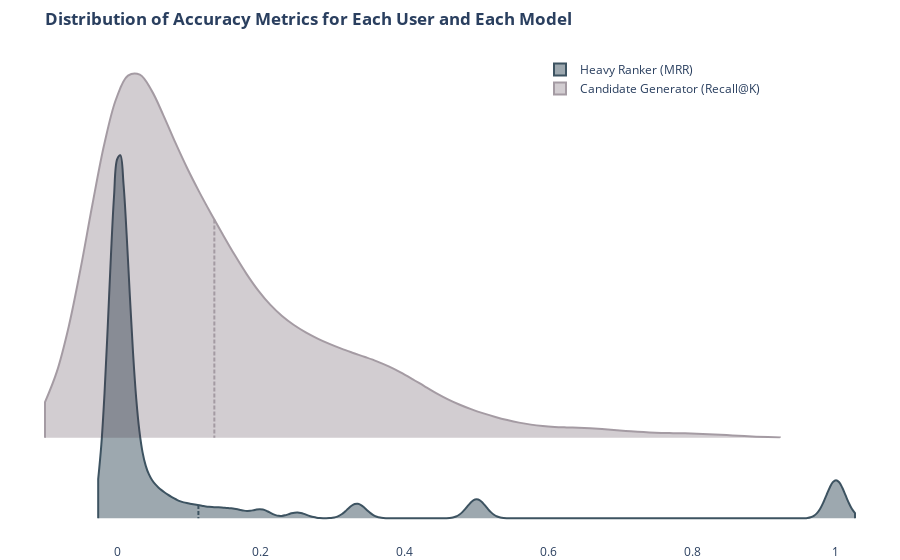

The code cell stored with this chart in its notebook:
### Code cell
# the distribution of MRR 

data = {'Heavy Ranker (MRR)': [x['MRR'] for x in dataset], 'Candidate Generator (Recall@K)': [x['recall@5000'] for x in dataset]}
ops = [1, 0.5]
colors = ['#3D5361', '#4C3949']
fig = go.Figure()
for data_line, color, op in zip(data.keys(), colors, ops):
    fig.add_trace(go.Violin(x=data[data_line], line_color=color, meanline_visible=True, name=data_line, opacity=op))

fig.update_traces(orientation='h', side='positive', width=9, points=False)
fig.update_layout(xaxis_showgrid=False, xaxis_zeroline=False, 
        plot_bgcolor = 'rgba(0, 0, 0, 0)',
        # paper_bgcolor = 'rgba(0, 0, 0, 0)',
        margin = dict(l=0,r=0,b=1,t=50,pad=0),title_text="<b>Distribution of Accuracy Metrics for Each User and Each Model<b>",
        showlegend=True,
        legend=dict(
                yanchor="top",
                y=0.99,
                xanchor="left",
                x=0.6)
        )
fig.update_yaxes(visible=False)
fig.show()

### Figure 1 — Plotly figure (JSON) as saved in the notebook; plotly's stock layout.template omitted (floating-point values rounded to 4 significant figures; data arrays with more than 128 entries replaced by an {"elided": "..."} marker saying what was removed)
{"data": [{"line": {"color": "#3D5361"}, "meanline": {"visible": true}, "name": "Heavy Ranker (MRR)", "opacity": 1, "orientation": "h", "points": false, "side": "positive", "type": "violin", "width": 9, "x": {"elided": "388 float values"}}, {"line": {"color": "#4C3949"}, "meanline": {"visible": true}, "name": "Candidate Generator (Recall@K)", "opacity": 0.5, "orientation": "h", "points": false, "side": "positive", "type": "violin", "width": 9, "x": {"elided": "388 float values"}}], "layout": {"legend": {"x": 0.6, "xanchor": "left", "y": 0.99, "yanchor": "top"}, "margin": {"b": 1, "l": 0, "pad": 0, "r": 0, "t": 50}, "plot_bgcolor": "rgba(0, 0, 0, 0)", "showlegend": true, "title": {"text": "<b>Distribution of Accuracy Metrics for Each User and Each Model<b>"}, "xaxis": {"showgrid": false, "zeroline": false}, "yaxis": {"visible": false}}}
